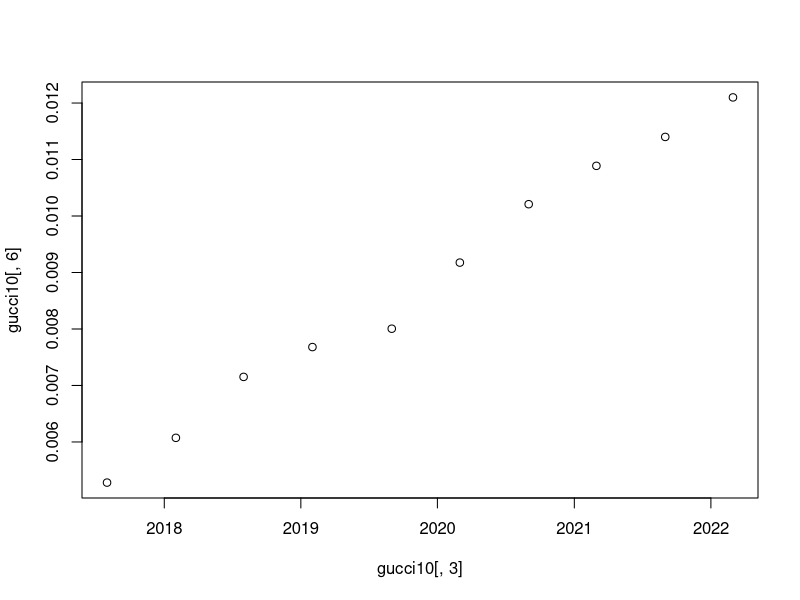
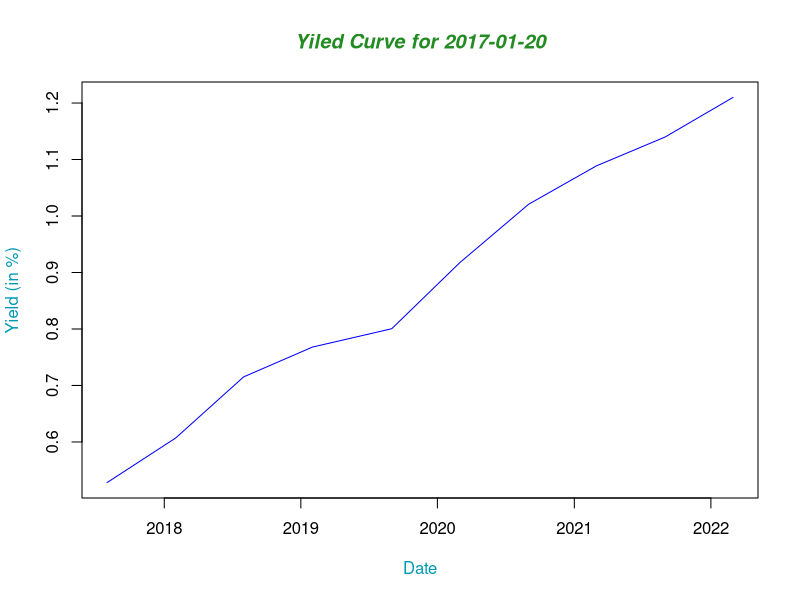

Write R code to recreate these figures, in order.
#Install and load packages to be used

install.packages("lubridate")
library(lubridate)


#Set working directory
setwd("~/Documents/Mathematical_Finance")

#Import data
Day_10<-read.csv("Day_10.csv", header=F)

#Manipulate and select relevent data
Day_10<-as.data.frame(Day_10)
View(Day_10)
day_10_can_true<-Day_10[,1]=="Canada"
Day_10<-Day_10[day_10_can_true,1:5]
Day_10[,3]<-as.Date(Day_10[,3], "%Y-%B-%d")
rownames(Day_10) <- seq(length=nrow(Day_10))
colnames(Day_10) <- c("country","coupon", "date", "price", "ytm")


#Initialize a date vector
x<-rep(as.Date("2017-01-20"), 10)

#Loop to set dates of interest
for (i in c(1:10)) {
  month(x[i])<-month(x[i])+6*i
}
x<-as.Date(x)
x

#Intialize another date vector, and perform a loop
#that selects the closest date to that of our interest
#In 6 month intervals
y<-rep(1, 10)
for (i in c(1:10)) {
  y[i]<-which(abs(Day_10[,3]-x[i]) == min(abs(Day_10[,3] - x[i])))
}
y

#reduce dataframe to data of interest
gucci10<-Day_10[y,]
View(gucci10)
rownames(gucci10) <- seq(length=nrow(gucci10))


#Compute yields
r<-rep(1, 10)
r[1]<-((gucci10[1,4])/((gucci10[1,2])/2+100))^-1-1
for (i in c(2:10)) {
  r[i]<-((gucci10[i,4]-sum((gucci10[i,2]/2)/((1+r[c(1:(i-1))])^(c(1:(i-1))))))/(100+gucci10[i,2]/2))^(-(1/i))-1
}
r

gucci10<-data.frame(gucci10, 2*r)
colnames(gucci10) <- c("country","coupon", "date", "price", "ytm", "yield")

plot(gucci10[,3], gucci10[,6])

plot_colours <- c("blue", "red", "forestgreen", "yellow")
plot_colours1 <- plot_colours[c(1,2)]

plot(gucci10[,3], 100*gucci10[,6], type="l", col=plot_colours1[1], ann=FALSE)
title(main="Yiled Curve for 2017-01-20", col.main="forestgreen", font.main=4)
title(xlab="Date", col.lab=rgb(0,0.6,.7))
title(ylab="Yield (in %)", col.lab=rgb(0,0.6,.7))




#Working Area
sum((gucci10[3,2]/2)/(1+r[c(1:1)])^(c(1:1)))
sum((gucci10[2,2]/2)/((1+r[c(1:3)]^(c(1:3)))))

sum((gucci10[2,2]/2)/((1+r[1]^((1)))))+sum((gucci10[2,2]/2)/((1+r[2]^((2)))))+sum((gucci10[2,2]/2)/((1+r[3]^((3)))))

cool<-rep(1, 9)

for (i in length(cool)) {
  cool[i]<-as.numeric(month(x[i+1])-month(x[i]))
}



cool

month(x[10])-month(x[9])



